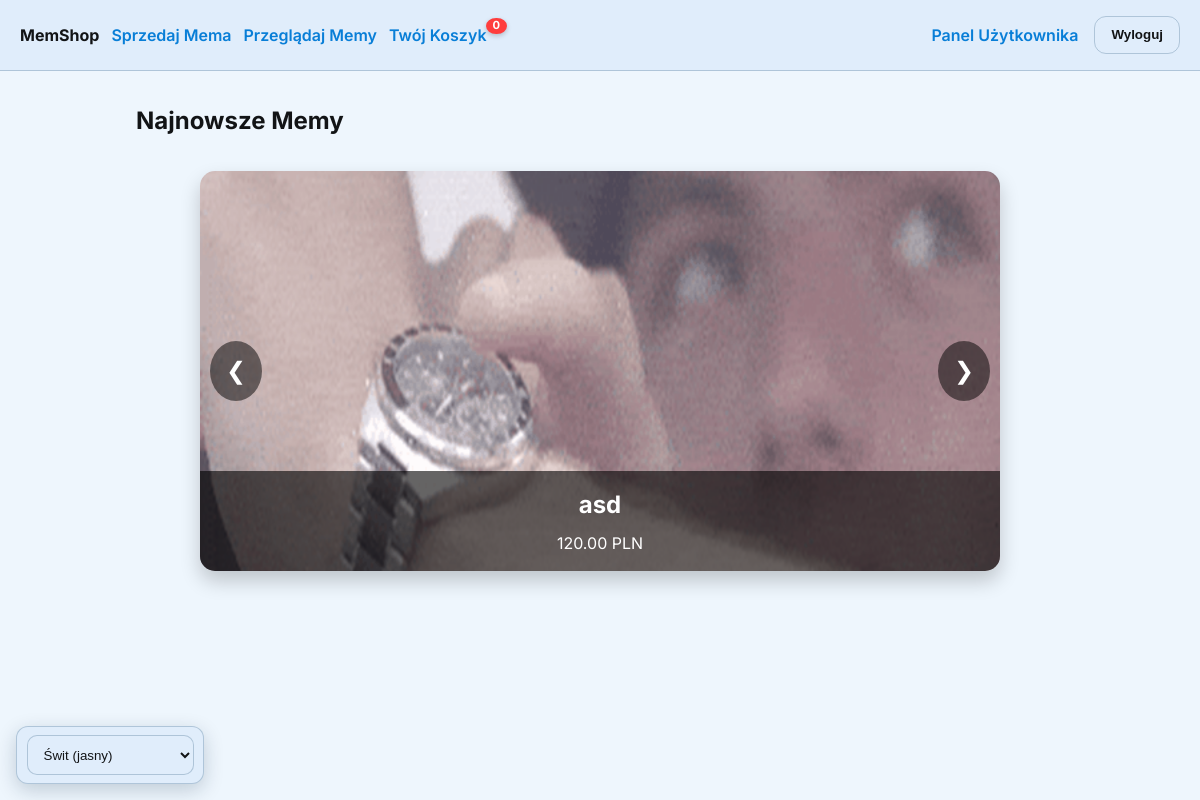
Screenshot of / (signed in) with the database file from the repository.
### shop/models.py (models this page shows, shortened)
class Product(models.Model):
    image = models.ImageField(upload_to='products/', verbose_name='Obraz', null=True, blank=True)
    TARGET_WIDTH = 600
    TARGET_HEIGHT = 600
    category = models.ForeignKey(Category, on_delete=models.PROTECT, related_name='products', verbose_name='Kategoria')
    author = models.ForeignKey(User, on_delete=models.CASCADE, verbose_name='Autor')
    name = models.CharField(max_length=200, verbose_name='Nazwa')
    description = models.TextField(verbose_name='Opis (obsługuje HTML)', blank=True)
    price = models.DecimalField(max_digits=10, decimal_places=2, verbose_name='Cena')
    image = models.ImageField(upload_to='products/', verbose_name='Obraz', null=True, blank=True)
    stock = models.PositiveIntegerField(default=1, verbose_name='Stan magazynowy')
    is_approved = models.BooleanField(default=False, verbose_name='Zatwierdzony')
    is_hidden = models.BooleanField(default=False, verbose_name="Ukryty")
    created_at = models.DateTimeField(auto_now_add=True)
    hidden_by_admin = models.BooleanField(default=False, verbose_name="Ukryty przez administratora")
    updated_at = models.DateTimeField(auto_now=True)

### shop/views.py (the view)
# urls.py: 2. Add a URL to urlpatterns:  path('', views.home, name='home')
@login_required
def home(request):
    products = Product.objects.filter(is_approved=True)[:10]  # Pobieramy 10 zatwierdzonych produktów
    return render(request, 'home.html', {'products': products})

### shop/context_processors.py (called while the page is built)
def cart_item_count(request):
    if request.user.is_authenticated:
        try:
            cart = request.user.cart
            count = sum(item.quantity for item in cart.items.all())
            return {'cart_item_count': count if count <= 9 else '9+'}
        except Cart.DoesNotExist:
            return {'cart_item_count': 0}
    return {'cart_item_count': 0}

### shop/templates/home.html (shortened to what this page needs)
{% extends "base.html" %}
{% load static %}
{% block extra_css %}
<link rel="stylesheet" href="{% static 'css/carousel.css' %}">
{% endblock %}
{% block content %}
<div class="container">
    <h2>Najnowsze Memy</h2>
    {% if products %}
    <div class="carousel-container">
        <div class="carousel-slide">
            {% for product in products %}
            <div class="carousel-item">
                <img src="{{ product.image.url }}" alt="{{ product.name }}">
                <div class="carousel-item-content">
                    <h3>{{ product.name }}</h3>
                    <p>{{ product.price }} PLN</p>
                </div>
            </div>
            {% endfor %}
        </div>
        <button class="prev" onclick="plusSlides(-1)">&#10094;</button>
        <button class="next" onclick="plusSlides(1)">&#10095;</button>
    </div>
    {% else %}
    <p>Brak produktów do wyświetlenia w karuzeli.</p>
    {% endif %}
</div>
{% endblock %}

### shop/static/css/theme.css (style rules this page uses)
:root { --font-family: system-ui, -apple-system, "Segoe UI", Roboto, Arial, sans-serif; --radius: 0.5rem; }
[data-theme="swit"] { --tone1: hsl(18 90% 58%); --tone2: hsl(204 90% 45%); --tone3: hsl(145 55% 42%); --primary: var(--tone2); --accent: var(--tone1); --success: var(--tone3); --bg: color-mix(in oklab, #ffffff 92%, var(--tone2)); --card-bg: color-mix(in oklab, #ffffff 85%, var(--tone2)); --elev-1: color-mix(in oklab, var(--card-bg) 85%, #000 0%); --border: color-mix(in oklab, var(--primary) 12%, #000 10%); --muted: color-mix(in oklab, var(--primary) 14%, #111 86%); --text: #121416; --text-inv: #ffffff; --link: color-mix(in oklab, var(--primary) 80%, #0a58ca); }
* { box-sizing: border-box; }
html, body { height: 100%; }
body { margin: 0; background: var(--bg); color: var(--text); font-family: var(--font-family, system-ui, -apple-system, "Segoe UI", Roboto, Arial, sans-serif); line-height: 1.5; }
.container { max-width: 960px; margin: 2rem auto; padding: 0 1rem; }

### shop/static/css/carousel.css (style rules this page uses)
.carousel-container { position: relative; max-width: 800px; margin: 2rem auto; overflow: hidden; border-radius: 15px; box-shadow: 0 10px 20px rgba(0,0,0,0.2); }
.carousel-slide { display: flex; transition: transform 0.5s ease-in-out; }
.carousel-item { position: relative; min-width: 100%; box-sizing: border-box; }
.carousel-item img { width: 100%; height: 400px; display: block; object-fit: cover; }
.carousel-item-content { position: absolute; bottom: 0; left: 0; right: 0; background: rgba(0, 0, 0, 0.6); color: white; padding: 1rem; text-align: center; }
.carousel-item-content h3 { margin: 0; font-size: 1.5rem; }
.carousel-item-content p { margin: 0.5rem 0 0; font-size: 1rem; }
.prev, .next { cursor: pointer; position: absolute; top: 50%; transform: translateY(-50%); background-color: rgba(0,0,0,0.5); color: white; border: none; padding: 1rem; font-size: 1.5rem; z-index: 100; }
.prev { left: 10px; border-radius: 50%; }
.next { right: 10px; border-radius: 50%; }

### rows the page displays
Product: image (picture), name "asd", price "120.00"

### other values shown
{{ cart_item_count }} "0"
